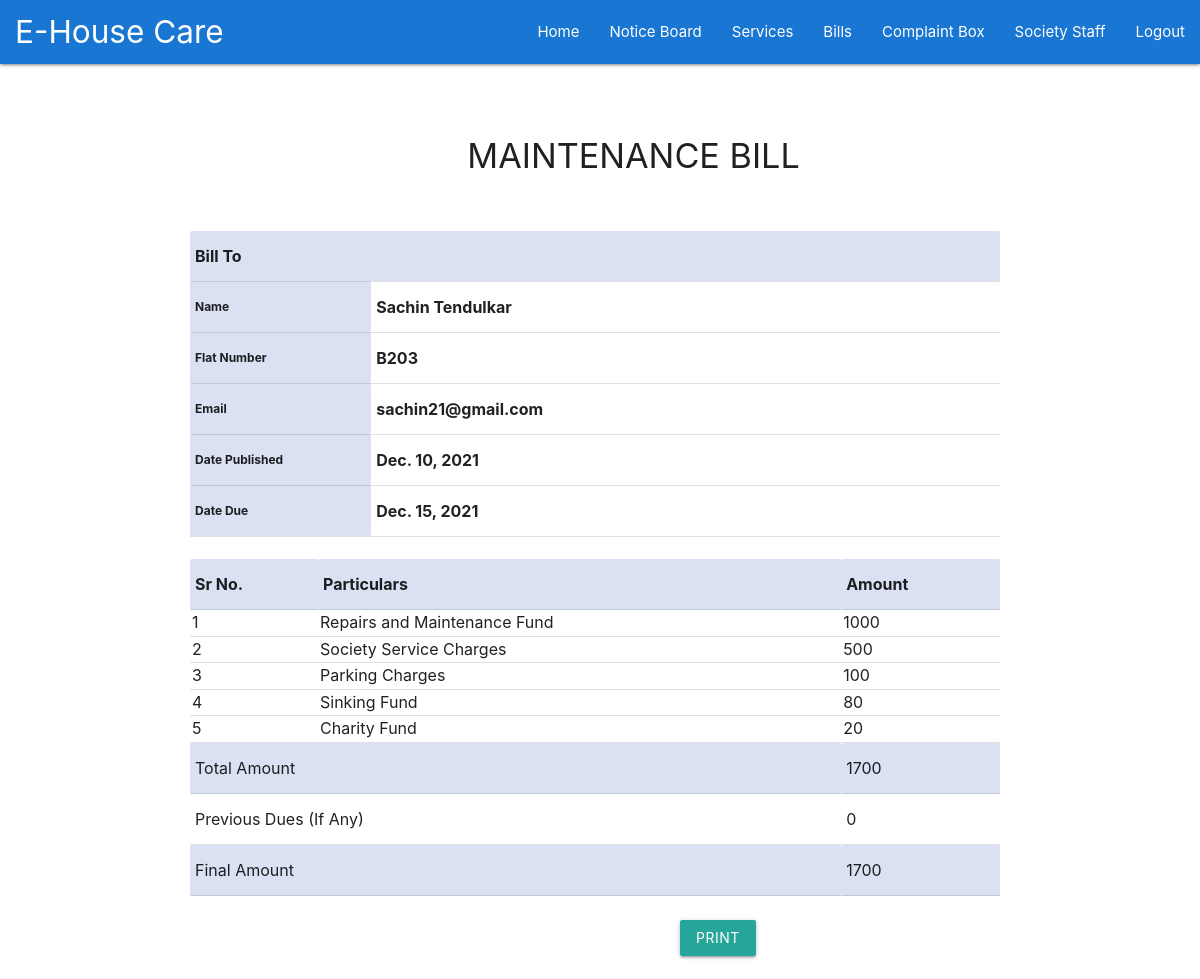
Before: /1/ (signed in) with the older database file.
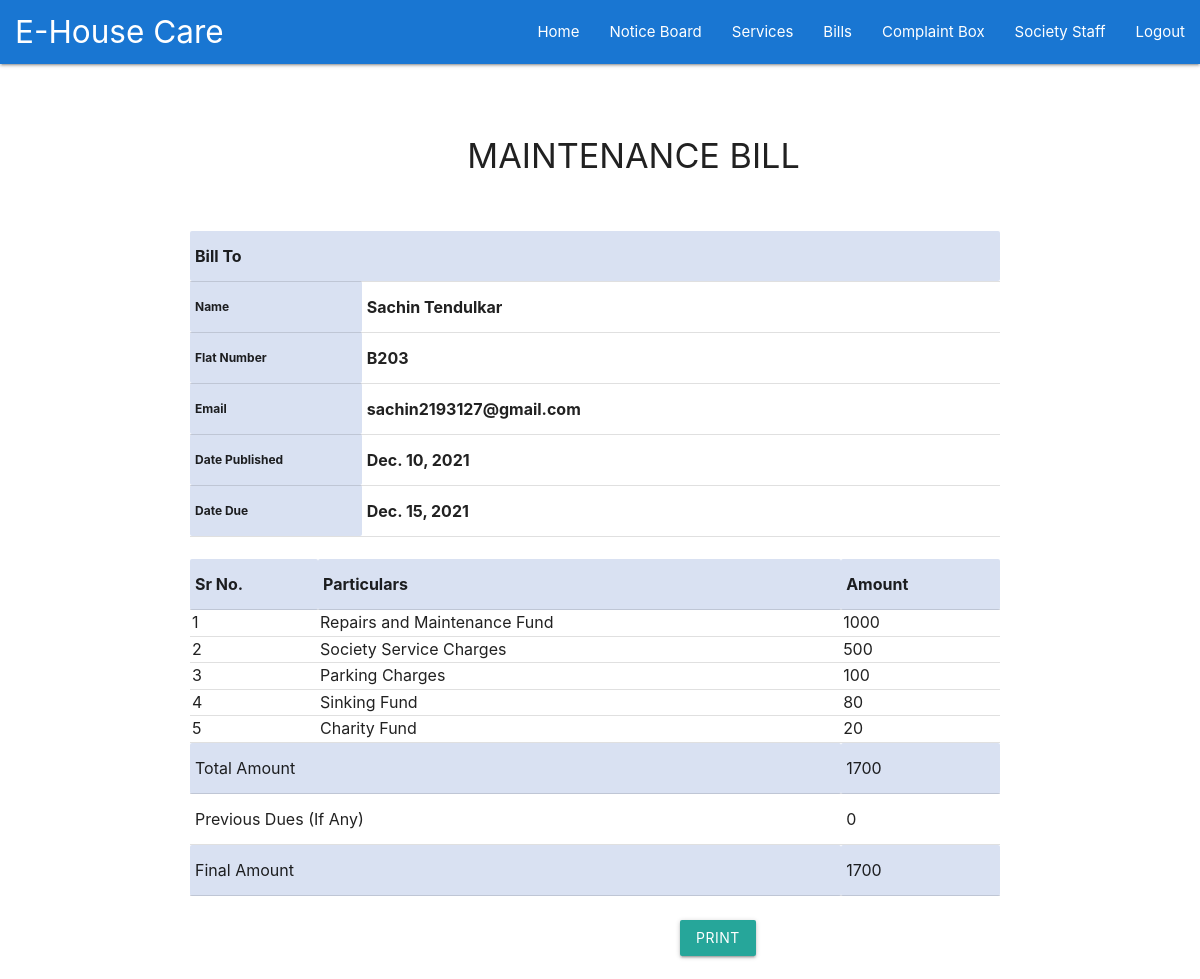
After: the same page with the newer database file.
### main/models.py (models this page shows, shortened)
class Profile(models.Model):
    user = models.OneToOneField(User, null=True, on_delete=models.CASCADE)
    name = models.CharField(max_length=100, null=True)
    email = models.EmailField()
    age = models.IntegerField(blank=True)
    flat_no = models.CharField(max_length=10)
    phone_number = models.IntegerField()

### main/views.py (the view)
# urls.py: path('<int:bill_id>/', views.viewbill, name='viewbill'),
def viewbill(request, bill_id):
    bill = model_to_dict(Bills.objects.get(pk = bill_id))
    username = request.user.get_username()
    for user1 in Profile.objects.all():
        if username == user1.user.username:
            prof = user1
    total = bill['repairs_maintenance_charges'] + bill['society_service_charges'] + bill['charity_charges'] + bill['sinking_fund_charges'] + bill['parking_charges']
    final = total + bill['previous_dues']
    context={'bill':bill, 'profile':prof, 'total':total, 'final':final}
    return render(request, 'main/viewbill.html', context )

### main/templates/main/viewbill.html (shortened to what this page needs)
{% extends "main/header.html" %} {% block content %}
<head>
</head>
<body class="A4 portrait">
<section class="sheet" id="content-print">
<div id="printableArea">
    <div class="box-body" id="box_data" style="display: flex;padding: 5px 10px 0 10px;margin-bottom: -21px;">
        <div style="width: 100%;padding-right: 10px;" class="col-md-12">
            <div class="row">
                <div class="col-lg-4" style="width: 70%;padding-left: 20px;">
                    <h4 style="text-align:center;">MAINTENANCE BILL</h4>
                </div>
            </div>
            <br>
            <table width="100%" border="1">
                <tr style="background: rgba(217,225,242,1.0)">
                    <th class="text-center" colspan="2" style="width: 25%;">Bill To</th>
                </tr>
                <tr>
                    <th style="width: 5%;font-size: 12px;background: rgba(217,225,242,1.0)">Name</th>
                    <th>{{profile.name}}</th>
                </tr>
                <tr>
                    <th style="width: 5%;font-size: 12px;background: rgba(217,225,242,1.0)">Flat Number</th>
                    <th>{{profile.flat_no}}</th>
                </tr>
                <tr>
                    <th style="width: 5%;font-size: 12px;background: rgba(217,225,242,1.0)">Email</th>
                    <th>{{profile.email}}</th>
                </tr>
                <tr>
                    <th style="width: 5%;font-size: 12px;background: rgba(217,225,242,1.0)">Date Published</th>
                    <th>{{bill.publish_date}}</th>
                </tr>
                <tr>
                    <th style="width: 5%;font-size: 12px;background: rgba(217,225,242,1.0)">Date Due</th>
                    <th>{{bill.due_date}}</th>
                </tr>
            </table>
            <br>
            <table width="100%" border="1px">
                <tr style="background: rgba(217,225,242,1.0);">
                    <th class="text-center">
                        Sr No.
                    </th>
                    <th class="text-center" colspan="3">
                        Particulars
                    </th>
                    <th class="text-center">
                        Amount
                    </th>
                </tr>
                <tbody>
                <tr><td>1</td><td colspan="3">Repairs and Maintenance Fund</td><td>{{bill.repairs_maintenance_charges}}</td></tr>
                <tr><td>2</td><td colspan="3">Society Service Charges</td><td>{{bill.society_service_charges}}</td></tr>
                <tr><td>3</td><td colspan="3">Parking Charges</td><td>{{bill.parking_charges}}</td></tr>
                <tr><td>4</td><td colspan="3">Sinking Fund</td><td>{{bill.sinking_fund_charges}}</td></tr>
                <tr><td>5</td><td colspan="3">Charity Fund</td><td>{{bill.charity_charges}}</td></tr>
                </tbody>
                <tfoot>
                <tr style="background: rgba(217,225,242,1.0);">
                    <td colspan="4">Total Amount</td>
                    <td colspan="1">{{total}}</td>
                </tr>
                <tr>
                  <td colspan="4">Previous Dues (If Any)</td>
                  <td colspan="1">{{bill.previous_dues}}</td>
                </tr>
                <tr style="background: rgba(217,225,242,1.0);">
                    <td colspan="4">Final Amount</td>
                    <td>{{final}}</td>
                </tr>
                </tfoot>
            </table>
            <br>
        </div>
    </div>
</div><br>
<a href="javascript:void(0);" class="btn" onclick="printPageArea('printableArea')">Print</a><br><br>
</section>
</body>
{% endblock %}

Changed rows visible on the page:
changed Profile "Sachin Tendulkar": email "sachin21@gmail.com" → "sachin2193127@gmail.com"
